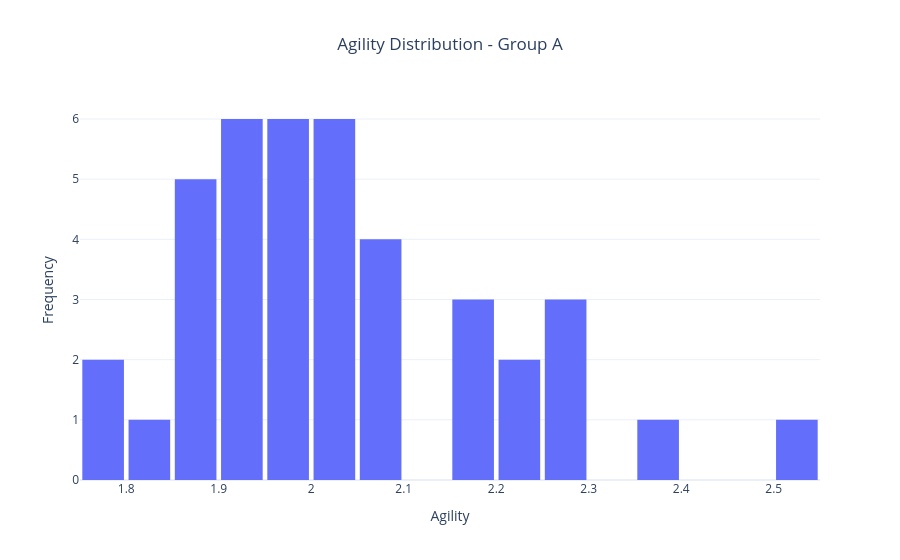
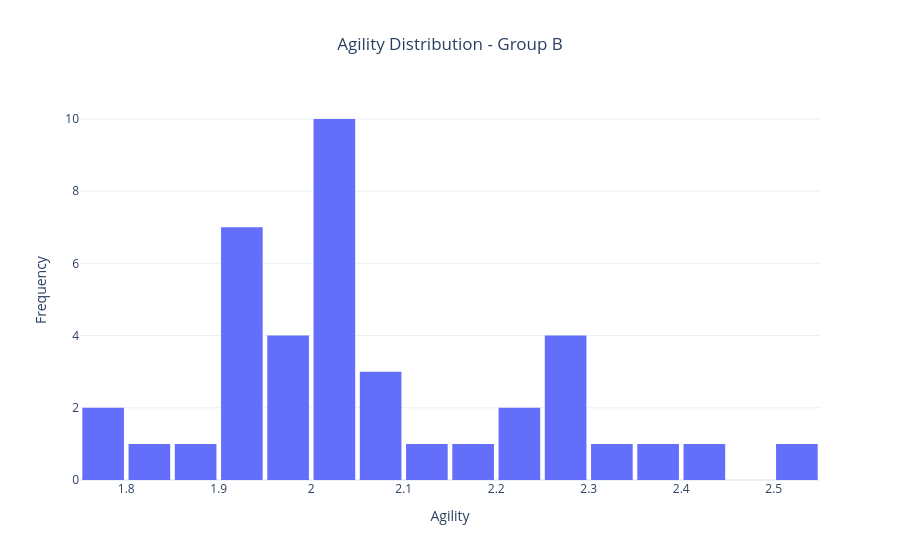

These figures' notebook cell, in order:
### Code cell
plot_histogram(group_A, title="Agility Distribution - Group A",  x_label="Agility")
plot_histogram(group_B, title="Agility Distribution - Group B", x_label="Agility")

### Figure 1 — Plotly figure (JSON) as saved in the notebook; plotly's stock layout.template omitted (floating-point values rounded to 4 significant figures)
{"data": [{"bingroup": "x", "hovertemplate": "Agility=%{x}<br>count=%{y}<extra></extra>", "legendgroup": "", "marker": {"color": "#636EFA", "pattern": {"shape": ""}}, "name": "", "nbinsx": 20, "orientation": "v", "showlegend": false, "type": "histogram", "x": [2.053, 2.195, 1.985, 2.007, 2.034, 1.874, 1.89, 2.24, 1.969, 2.299, 2.002, 1.874, 1.881, 1.806, 1.972, 1.923, 2.154, 1.985, 2.178, 2.08, 1.916, 1.794, 2.007, 2.049, 1.89, 1.946, 2.24, 1.933, 2.299, 2.002, 1.771, 2.076, 1.913, 1.923, 2.271, 2.05, 2.368, 2.527, 1.959, 1.988], "xaxis": "x", "yaxis": "y"}], "layout": {"bargap": 0.1, "barmode": "relative", "legend": {"tracegroupgap": 0}, "title": {"text": "Agility Distribution - Group A", "x": 0.5}, "xaxis": {"anchor": "y", "domain": [0, 1], "title": {"text": "Agility"}}, "yaxis": {"anchor": "x", "domain": [0, 1], "title": {"text": "Frequency"}}}}

### Figure 2 — Plotly figure (JSON) as saved in the notebook; plotly's stock layout.template omitted (floating-point values rounded to 4 significant figures)
{"data": [{"bingroup": "x", "hovertemplate": "Agility=%{x}<br>count=%{y}<extra></extra>", "legendgroup": "", "marker": {"color": "#636EFA", "pattern": {"shape": ""}}, "name": "", "nbinsx": 20, "orientation": "v", "showlegend": false, "type": "histogram", "x": [2.302, 1.916, 2.006, 1.794, 2.007, 2.291, 1.822, 1.946, 1.985, 1.933, 2.299, 2.002, 2.24, 2.046, 2.084, 2.107, 2.076, 1.913, 1.991, 1.923, 2.084, 1.916, 1.794, 2.007, 2.24, 1.89, 2.027, 1.985, 2.179, 2.426, 2.002, 2.046, 1.96, 2.297, 2.032, 2.006, 2.364, 1.913, 2.299, 2.527], "xaxis": "x", "yaxis": "y"}], "layout": {"bargap": 0.1, "barmode": "relative", "legend": {"tracegroupgap": 0}, "title": {"text": "Agility Distribution - Group B", "x": 0.5}, "xaxis": {"anchor": "y", "domain": [0, 1], "title": {"text": "Agility"}}, "yaxis": {"anchor": "x", "domain": [0, 1], "title": {"text": "Frequency"}}}}
